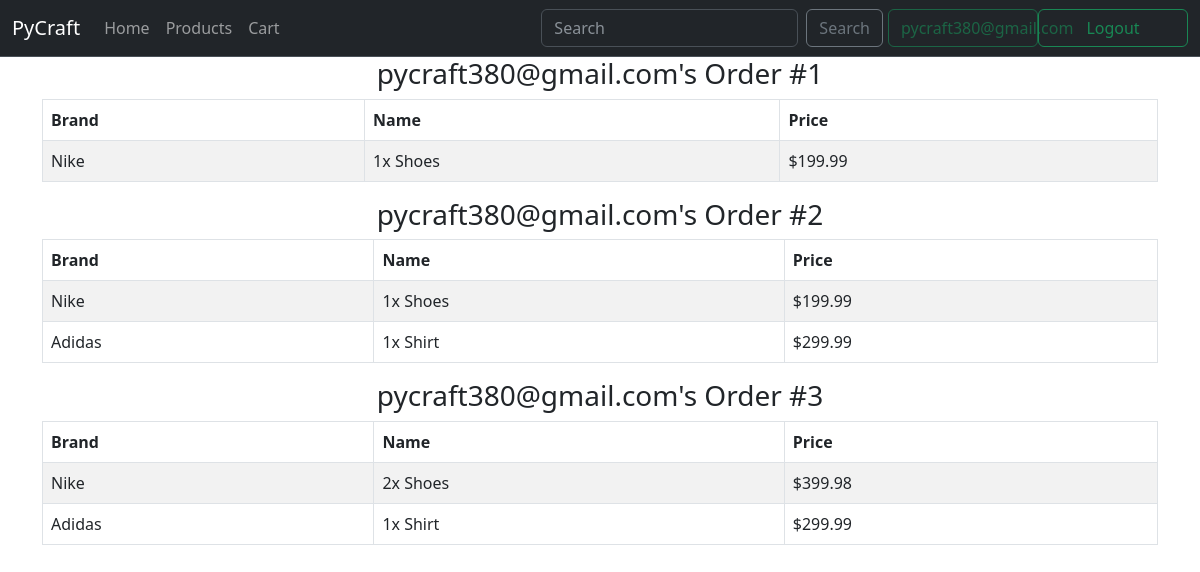
/orders (signed in), run on the app's committed database.
### flaskapp/modules/models/user_model.py (models this page shows, shortened)
class Users(UserMixin, db.Model):
    id = db.Column(db.Integer, primary_key = True, autoincrement=True)
    email = db.Column(db.String(50), nullable = False, unique = True)
    def get_user_by_email(email):
        user = Users.query.filter(Users.email == email).first()
        return user

### flaskapp/modules/models/order_model.py (models this page shows, shortened)
class Orders(db.Model):
    order_id = db.Column(db.Integer, primary_key = True, autoincrement=True)
    owner_id = db.Column(db.Integer, db.ForeignKey('users.id'))
    order_items = db.Column(JSON)
    shipping_type = db.Column(db.String(50))
    address = db.Column(db.String(100))
    price = db.Column(db.Float)

### flaskapp/order.py (the view)
@orders_blueprint.route("/orders")
def checkout():
    curr_user = Users.get_user_by_email(session.get('user'))
    if curr_user == None:
        return redirect('/login')
    else:
        curr_user_email = "pycraft380@gmail.com"
        orders = Orders.query.filter(Orders.owner_id == curr_user.id).all()
        if orders:
            return render_template("order.html", user=curr_user, orders=orders)
    flash("You have no orders!", 'alert-danger')
    return redirect('/cart')

### flaskapp/templates/order.html (shortened to what this page needs)
{% extends 'base.html' %}
{% set active_page = "orders" %}
{%block script%} <link rel="stylesheet" href="../static/products.css"> {% endblock %}
{%block content%}
{%for order in orders%}
<div class="container d-flex justify-content-center align-items-center" id="cart">
    <h3>{{user.email}}'s Order #{{order.order_id}}</h3>
</div>
<div class="container d-flex justify-content-center align-items-center">
    <table class="table table-striped table-bordered">
      <thead>
        <tr>
          <th scope="col">Brand</th>
          <th scope="col">Name</th>
          <th scope="col">Price</th>
        </tr>
    </thead>
    <tbody>
    {%for prod_id, item in order.order_items.items()%}
        <tr>
            <td>{{ item['brand'] }}</td>
            <td>{{item['quantity']}}x {{ item['name'] }}</td>
            <td>${{item['quantity'] * item['price']}}</td>
        </tr>
    {% endfor %}
    </tbody>
  </table>
</div>
{%endfor%}
{%endblock%}

### flaskapp/templates/base.html (shortened to what this page needs)
<!doctype html>
<html lang="en">
  <head>
    {%block script%}  {% endblock %}
    <link href="https://cdn.jsdelivr.net/npm/bootstrap@5.3.0/dist/css/bootstrap.min.css" rel="stylesheet">
    <link rel="stylesheet" href="https://cdn.jsdelivr.net/npm/bootstrap-icons@1.5.0/font/bootstrap-icons.css">
  <body>
    {% if user == None %}
    <nav class="navbar bg-dark border-bottom border-bottom-dark navbar-expand-lg " data-bs-theme="dark">
      <div class="container-fluid">
        <a class="navbar-brand" href="#">PyCraft</a>
        <button class="navbar-toggler" type="button" data-bs-toggle="collapse" data-bs-target="#navbarSupportedContent" aria-controls="navbarSupportedContent" aria-expanded="false" aria-label="Toggle navigation">
          <span class="navbar-toggler-icon"></span>
        </button>
        <div class="collapse navbar-collapse" id="navbarSupportedContent">
          <ul class="navbar-nav me-auto mb-2 mb-lg-0">
            <li class="nav-item">
              <a class="nav-link {% if active_page == 'index'%} active {% endif %}" href="/">Home</a>
            </li>
            <li class="nav-item">
              <a class="nav-link {% if active_page == 'products'%} active {% endif %}" href="products">Products</a>
            </li>
            <li class="nav-item">
              <a class="nav-link {% if active_page == 'cart'%} active {% endif %}" href="cart">Cart</a>
            </li>
          </ul>
          <form class="d-flex" role="search" action="/login">
            <button class="btn btn-outline-success" type="submit" style="width: 150px;">Sign In</button>
          </form>
        </div>
      </div>
  </nav>
  {%else%}
  <nav class="navbar bg-dark border-bottom border-bottom-dark navbar-expand-lg " data-bs-theme="dark">
    <div class="container-fluid">
      <a class="navbar-brand" href="#">PyCraft</a>
      <div class="collapse navbar-collapse" id="navbarSupportedContent">
        <ul class="navbar-nav me-auto mb-2 mb-lg-0">
          <li class="nav-item">
            <a class="nav-link {% if active_page == 'index'%} active {% endif %}" href="/">Home</a>
          </li>
          <li class="nav-item">
            <a class="nav-link {% if active_page == 'products'%} active {% endif %}" href="{{url_for('products.products')}}">Products</a>
          </li>
          <li class="nav-item">
            <a class="nav-link {% if active_page == 'cart'%} active {% endif %}" href="{{url_for('cart.cart')}}">Cart</a>
          </li>
        </ul>
        <form method="POST" action="{{url_for('auth.search')}}" class ="d-flex">
          <input class="form-control me-2" type="search" placeholder="Search" aria-label="=Search", name="searched">
          <button class="btn btn-outline-secondary" type="submit">Search</button>
        </form>
        <form class="d-flex" role="search" action="/logout">
          <button class="btn btn-outline-success" disabled type="submit" style="width: 150px; margin-left: 5px;">{{user.email}}</button>
          <button class="btn btn-outline-success" type="submit" style="width: 150px;">Logout</button>
        </form>
      </div>
    </div>
</nav>
  {% endif %}
  {%block content%}
  {% endblock %}
</body>
</html>

### flaskapp/static/products.css (style rules this page uses)
.container { display: flex; flex-wrap: wrap; }

### data on the page
Users: email "pycraft380@gmail.com"
Orders: order_id "1", brand "Nike", quantity "1", name "Shoes", item "199.99"
Orders: order_id "2", brand "Nike" "Adidas", quantity "1" "1", name "Shoes" "Shirt", item "199.99" "299.99"
Orders: order_id "3", brand "Nike" "Adidas", quantity "2" "1", name "Shoes" "Shirt", item "399.98" "299.99"
